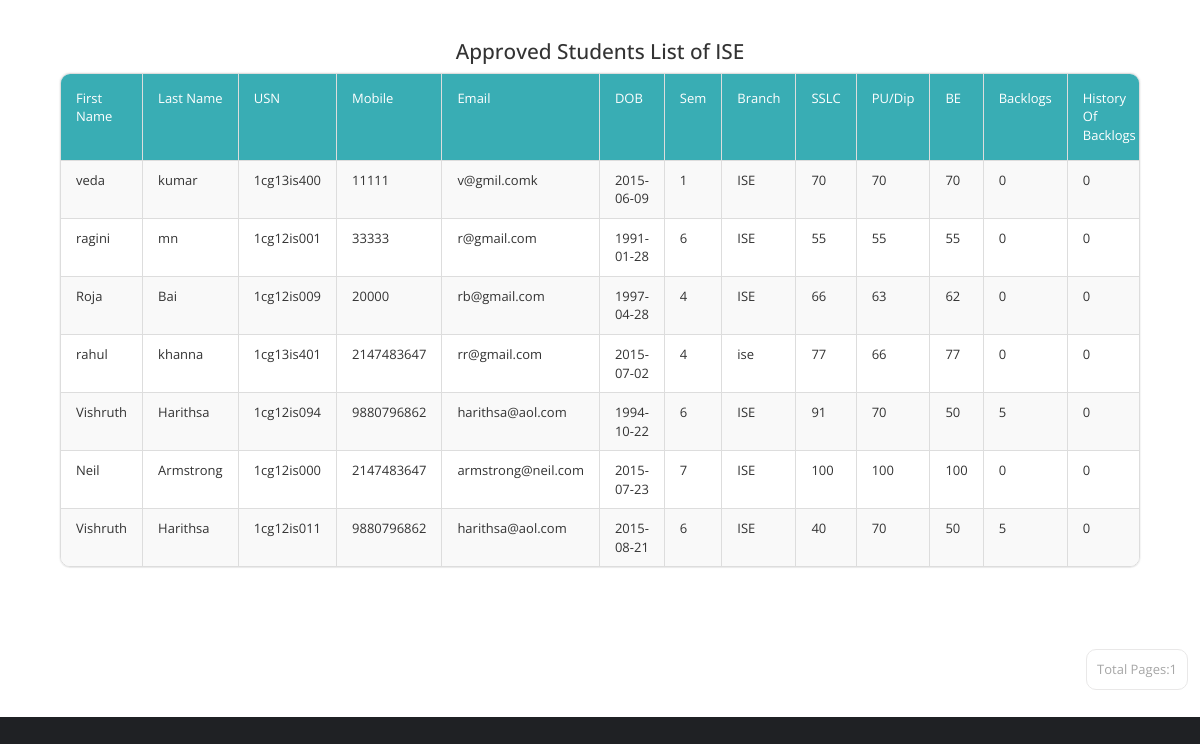
Page /Profilers/PProfile/ise.php (signed in) on the committed database.
### tables this page shows
CREATE TABLE `basicdetails` (
  `Id` int(11) NOT NULL,
  `FirstName` varchar(25) NOT NULL,
  `LastName` varchar(25) NOT NULL,
  `USN` varchar(10) NOT NULL,
  `Mobile` bigint(11) NOT NULL,
  `Email` varchar(255) NOT NULL,
  `DOB` date NOT NULL,
  `Sem` int(11) NOT NULL,
  `Branch` varchar(15) NOT NULL,
  `SSLC` float NOT NULL,
  `PU/Dip` float NOT NULL,
  `BE` float NOT NULL,
  `Backlogs` int(11) NOT NULL,
  `HofBacklogs` tinyint(1) NOT NULL,
  `DetainYears` int(11) NOT NULL,
  `Approve` tinyint(1) NOT NULL DEFAULT 0,
  `ApprovalDate` date NOT NULL
);

### Profilers/PProfile/ise.php (the view, shortened to what this page needs)
<!DOCTYPE html>
<html lang="en">
  <head>
    <link href="css/font-awesome.min.css" rel="stylesheet">
    <link href="css/bootstrap.min.css" rel="stylesheet">
    <link href="css/templatemo-style.css" rel="stylesheet">
  </head>
  <body>
  <div class="bg">
  <div class="templatemo-content-container">
 <center><h2>Approved Students List of ISE</h2></center>
          <div class="templatemo-content-widget no-padding">
            <div class="panel panel-default table-responsive">
<table class="table table-striped table-bordered templatemo-user-table">
                <thead>
                  <tr>
				  <td>
				  <a class="white-text templatemo-sort-by">First Name </a></td>
                    <td><a  class="white-text templatemo-sort-by">Last Name  </a></td>
                    <td><a class="white-text templatemo-sort-by">USN </a></td>
                    <td><a  class="white-text templatemo-sort-by">Mobile </a></td>
					   <td><a class="white-text templatemo-sort-by">Email </a></td>
                       <td><a  class="white-text templatemo-sort-by">DOB </a></td>
   <td><a  class="white-text templatemo-sort-by">Sem </a></td>
   <td><a  class="white-text templatemo-sort-by">Branch </a></td>
   <td><a  class="white-text templatemo-sort-by">SSLC </a></td>
   <td><a  class="white-text templatemo-sort-by">PU/Dip </a></td>
			      <td><a  class="white-text templatemo-sort-by">BE </a></td>
			      <td><a class="white-text templatemo-sort-by">Backlogs </a></td>
				     <td><a  class="white-text templatemo-sort-by">History Of Backlogs </a></td>
				  </thead>
 <?php
$num_rec_per_page=15;
$connect = mysqli_connect('localhost','root','');
mysqli_select_db($connect,'revised');
if (isset($_GET["page"])) { $page  = $_GET["page"]; } else { $page=1; };
$start_from = ($page-1) * $num_rec_per_page;
$sql = "SELECT * FROM basicdetails where Approve='1' and Branch='ISE' LIMIT $start_from, $num_rec_per_page";
$rs_result = mysqli_query ($connect,$sql);
while ($row = mysqli_fetch_assoc($rs_result))
{
            print "<tr>";
print "<td>" . $row['FirstName'] . "</td>";
print "<td>" . $row['LastName'] . "</td>";
print "<td>" . $row['USN'] . "</td>";
print "<td>" . $row['Mobile'] . "</td>";
print "<td>" . $row['Email'] . "</td>";
print "<td>" . $row['DOB'] . "</td>";
print "<td>" . $row['Sem'] . "</td>";
print "<td>" . $row['Branch'] . "</td>";
print "<td>" . $row['SSLC'] . "</td>";
print "<td>" . $row['PU/Dip'] . "</td>";
print "<td>" . $row['BE'] . "</td>";
print "<td>" . $row['Backlogs'] . "</td>";
print "<td>" . $row['HofBacklogs'] . "</td>";
print "</tr>";
}
?>
              </table>
			  </div>
			  </div>
			  </div>
   <div class="pagination-wrap">
   <ul class="pagination">
   <?php
$num_rec_per_page=15;
$sql = "SELECT * FROM basicdetails where Approve='1' and Branch='ISE'";
$rs_result = mysqli_query($connect,$sql);
$total_records = mysqli_num_rows($rs_result);
$totalpage = ceil($total_records / $num_rec_per_page);
$currentpage = (isset($_GET['page']) ? $_GET['page'] : 1);
	 if($currentpage == 0)
	{
	}
	else if( $currentpage >= 1  &&  $currentpage <= $totalpage  )
	{
	 echo "<li><a>Total Pages:".$totalpage."</a></li>";
}
 ?>
</ul>
</div>
</body>
</html>

### Profilers/PProfile/css/templatemo-style.css (style rules this page uses)
* { font-family: 'Open Sans', sans-serif; }
body { font-size: 13px; }
body, .templatemo-left-nav { background: #1f2124; }
.bg { background: #ffffff }
h1, h2, h3 { margin: 0; }
h2 { font-size: 1.6em; }
ul { list-style-type: none; margin: 0; padding: 0; }
.white-text { color: white; }
.templatemo-content-container { padding: 40px 50px; }
.templatemo-content-widget { border-radius: 10px; padding: 30px; position: relative; margin: 10px; box-shadow: 0px 0px 1px 1px rgba(161, 159, 159, 0.1); }
.templatemo-content-widget.no-padding { padding: 0; }
.panel { border-radius: 10px; }
.pagination-wrap { margin-right: 10px; text-align: right; }
.pagination>li>a { border-color: #E9E8E8; color: #a6a6a6; margin: 2px; padding: 10px; }
.pagination>li>a, .pagination>li:first-child>a, .pagination>li:last-child>a { border-radius: 10px; }
.table { margin-bottom: 0; }
.table>tbody>tr>td { padding: 10px 15px; }
.table>thead>tr>td { padding: 15px; }
.templatemo-user-table thead { background-color: #39ADB4; color: white; }
.panel>.table-responsive:last-child>.table:last-child, .panel>.table:last-child { border-bottom-right-radius: 10px; border-bottom-left-radius: 10px; }
.panel>.table:first-child { border-top-left-radius: 10px; border-top-right-radius: 10px; }

### rows in the picture
basicdetails: FirstName "veda", LastName "kumar", USN "1cg13is400", Mobile "11111", Email "v@gmil.comk", DOB "2015-06-09", Sem "1", Branch "ISE", SSLC "70", value "70", BE "70", Backlogs "0", HofBacklogs "0"
basicdetails: FirstName "ragini", LastName "mn", USN "1cg12is001", Mobile "33333", Email "r@gmail.com", DOB "1991-01-28", Sem "6", Branch "ISE", SSLC "55", value "55", BE "55", Backlogs "0", HofBacklogs "0"
basicdetails: FirstName "Roja", LastName "Bai", USN "1cg12is009", Mobile "20000", Email "rb@gmail.com", DOB "1997-04-28", Sem "4", Branch "ISE", SSLC "66", value "63", BE "62", Backlogs "0", HofBacklogs "0"
basicdetails: FirstName "rahul", LastName "khanna", USN "1cg13is401", Mobile "2147483647", Email "rr@gmail.com", DOB "2015-07-02", Sem "4", Branch "ise", SSLC "77", value "66", BE "77", Backlogs "0", HofBacklogs "0"
basicdetails: FirstName "Vishruth", LastName "Harithsa", USN "1cg12is094", Mobile "9880796862", Email "harithsa@aol.com", DOB "1994-10-22", Sem "6", Branch "ISE", SSLC "91", value "70", BE "50", Backlogs "5", HofBacklogs "0"
basicdetails: FirstName "Neil", LastName "Armstrong", USN "1cg12is000", Mobile "2147483647", Email "armstrong@neil.com", DOB "2015-07-23", Sem "7", Branch "ISE", SSLC "100", value "100", BE "100", Backlogs "0", HofBacklogs "0"
basicdetails: FirstName "Vishruth", LastName "Harithsa", USN "1cg12is011", Mobile "9880796862", Email "harithsa@aol.com", DOB "2015-08-21", Sem "6", Branch "ISE", SSLC "40", value "70", BE "50", Backlogs "5", HofBacklogs "0"

### other values in the picture
$totalpage "1"
